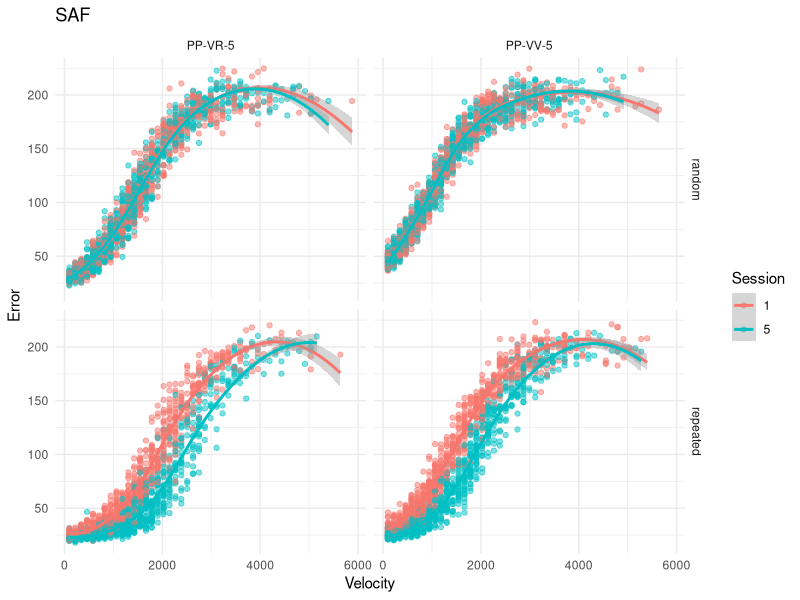

Here is the R script that generated this plot:
### FAKE DATA FOR MODELING SAF ###

rm(list=setdiff(ls(), c())) # clear all
graphics.off() # clear figures
cat("\014") # clear console

library(tidyverse)

set.seed(1)

### the following creates data that looks *very* similar to what we see in the experiment:

# n = 50
# 
# a = 200
# b = 20
# c = .002
# d = 1000
# 
# a = rnorm(n, a, a/20) #upper asymptote
# b = rnorm(n, b, b/20) #lower asymptote
# c = rnorm(n, c, c/10) #highest slope
# d = rnorm(n, d, d/10) #speed at highest slope
# 
# speed = sample(seq(0,6000, length.out = n)
#                 , n, replace = TRUE
#                 , dnorm(seq(-.5,4,length=50)))
# 
# error = (b + ((a - b) / (1 + (exp(-(c*(speed-d)))))))
# 
# plot(speed, error)

### now, let's create a loop that builds a fake dataset using the above equation:

trial_per_figtype = 50
figure_type = c("random","repeated")
session = c(1,5) # sessions
N = 30 # total participants
total_trials = N * length(session) * length(figure_type) * trial_per_figtype

participant_id = rep(1:N, each = trial_per_figtype * length(figure_type) * length(session))
condition = c(rep("PP-VV-5",total_trials/2),rep("PP-VR-5",total_trials/2)) # label groups
sessions = rep((c(rep(1,100),rep(5,100))), N)
figtypes = rep(figure_type, total_trials/2)
speed = rep(NA, total_trials)
error = rep(NA, total_trials)

df <- data.frame(participant_id = participant_id
                 , condition = condition
                 , session = sessions
                 , figure_type = figtypes
                 , speed = speed
                 , error = error
                 , stringsAsFactors=FALSE)

for(i in 1:nrow(df)){
        n = 1
        
        a = 200
        b = 20
        c = .002
        d = 1000 + (ifelse(df$figure_type[i] == "repeated", 500, 0)) +
                (ifelse((df$session[i] == 5) & (df$figure_type[i] == "repeated"), 500, 0)) +
                (ifelse(df$condition[i] == "PP-VR-5", 500, 0))
        
        a = rnorm(n, a, a/20) #upper asymptote
        b = rnorm(n, b, b/20) #lower asymptote
        c = rnorm(n, c, c/10) #highest slope
        d = rnorm(n, d, d/10) #speed at highest slope
        
        speed = sample(seq(100,6000, length.out = 50)
                       , n, replace = TRUE
                       , dnorm(seq(-.5,3.5,length=50)))
        
        error = (b + ((a - b) / (1 + (exp(-(c*(speed-d))))))) 
        
        df[i,5] = speed
        df[i,6] = error
}

# PLOT:
ggplot(df, mapping = aes(
               x = speed, y = error
               , color = factor(session)
       )) + geom_point(na.rm = TRUE, alpha = .5) + 
        geom_smooth(na.rm = TRUE) + 
        theme_minimal() +
        facet_grid(figure_type ~ condition) +
        labs(title = "SAF"
             , x = "Velocity"
             , y = "Error"
             , color = "Session")
